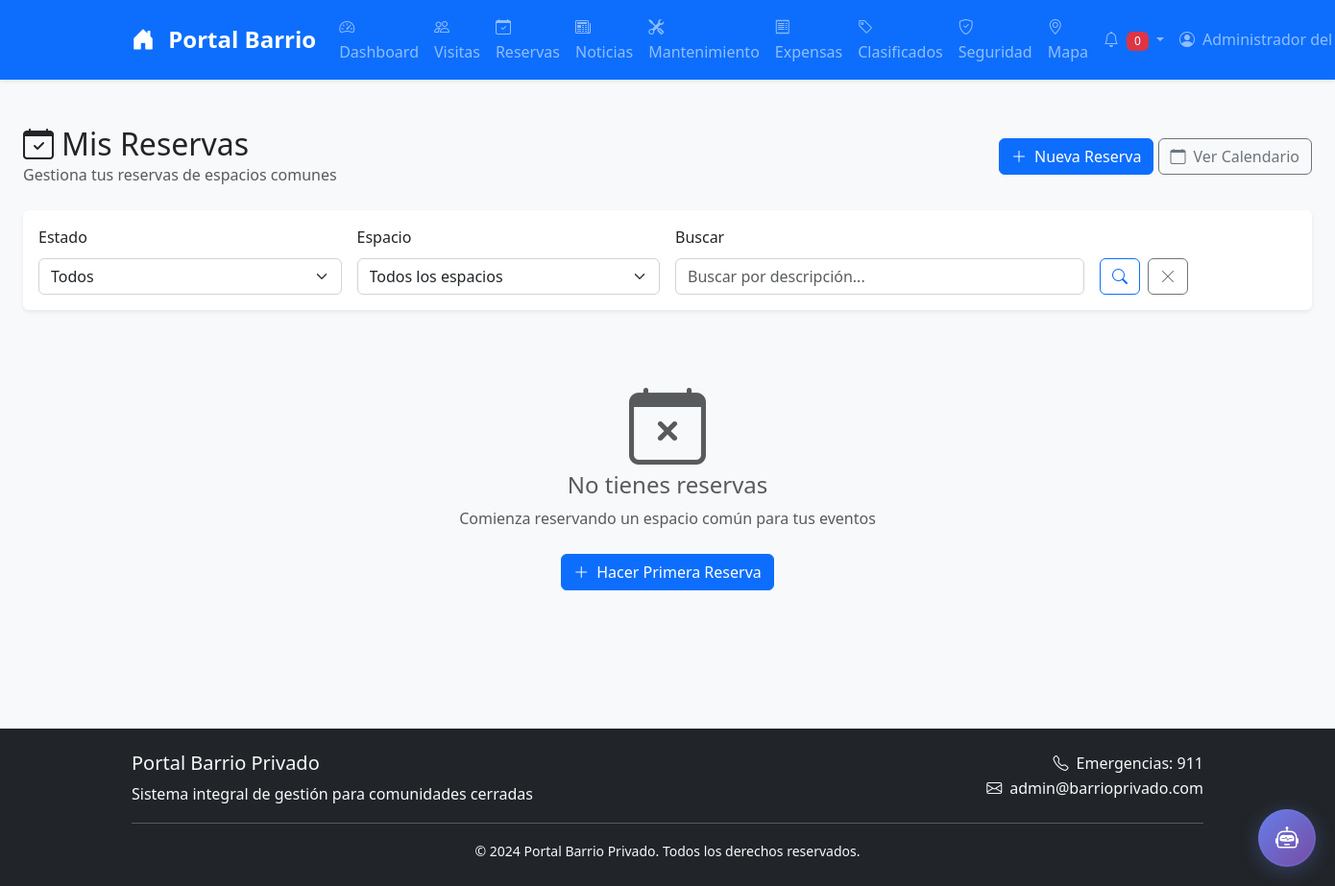
Before: /reservations/ (signed in) with the older database file.
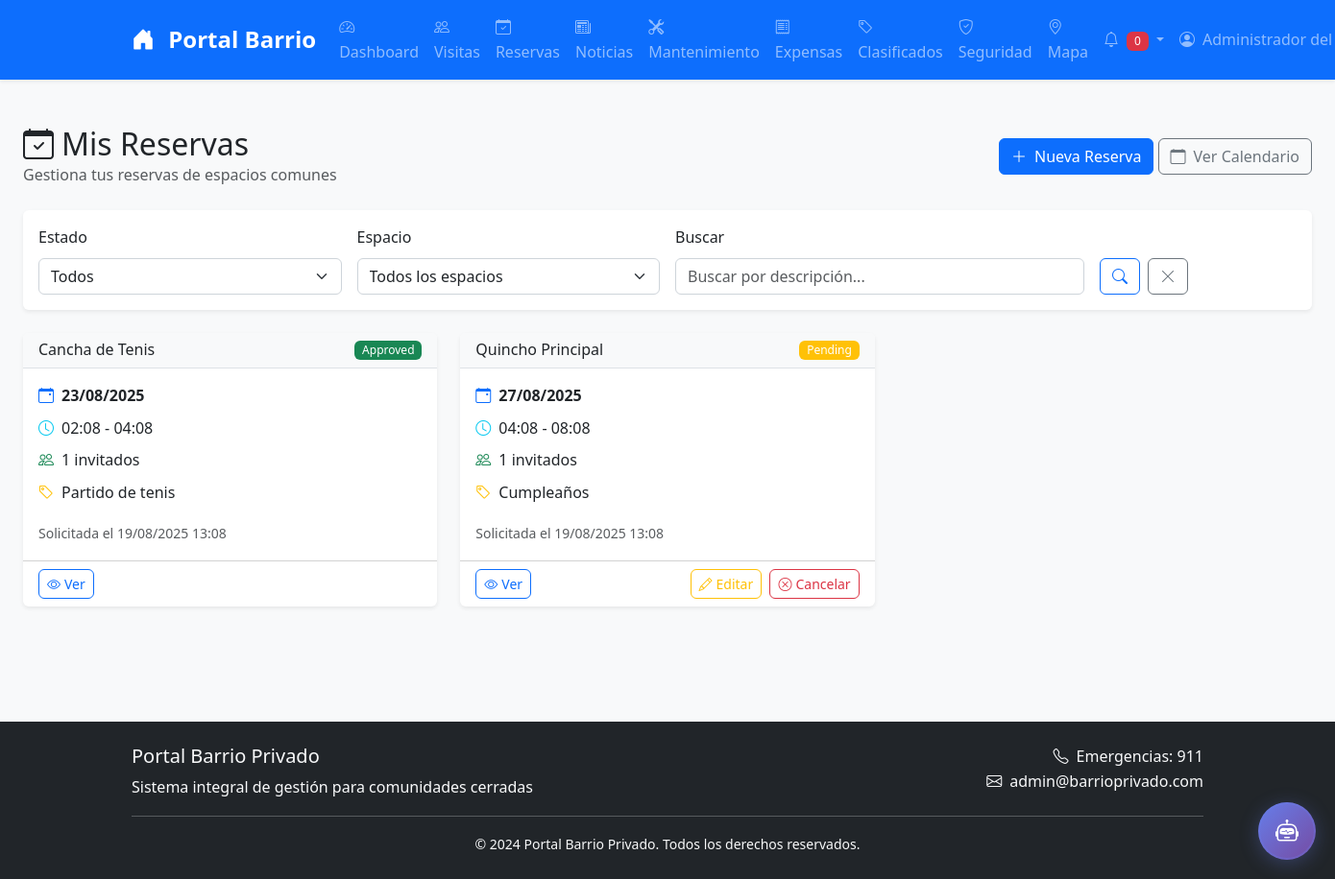
After: the same page with the newer database file.
### models.py (models this page shows, shortened)
class Reservation(db.Model):
    __tablename__ = 'reservations'
    id = db.Column(db.Integer, primary_key=True)
    user_id = db.Column(db.Integer, db.ForeignKey('users.id'), nullable=False)
    space_type = db.Column(db.String(50), nullable=False)
    space_name = db.Column(db.String(100), nullable=False)
    start_time = db.Column(db.DateTime, nullable=False)
    end_time = db.Column(db.DateTime, nullable=False)
    guests_count = db.Column(db.Integer, default=1)
    event_type = db.Column(db.String(100))
    description = db.Column(db.Text)
    status = db.Column(db.String(20), default='pending')  # pending, approved, rejected, cancelled, completed
    admin_notes = db.Column(db.Text)
    approved_by = db.Column(db.Integer, db.ForeignKey('users.id'))
    approved_at = db.Column(db.DateTime)
    created_at = db.Column(db.DateTime, default=datetime.utcnow)
    updated_at = db.Column(db.DateTime, default=datetime.utcnow, onupdate=datetime.utcnow)
    approver = db.relationship('User', foreign_keys=[approved_by])

### routes/reservations.py (the view)
@bp.route('/')
@login_required
def index():
    page = request.args.get('page', 1, type=int)
    if current_user.role == 'admin':
        reservations = Reservation.query.order_by(Reservation.created_at.desc()).paginate(
            page=page, per_page=20, error_out=False)
    else:
        reservations = Reservation.query.filter_by(user_id=current_user.id).order_by(Reservation.created_at.desc()).paginate(
            page=page, per_page=20, error_out=False)
    return render_template('reservations/index.html',
                         reservations=reservations,
                         current_datetime=datetime.utcnow())

### performance_integration.py (called while the page is built)
    def setup_middleware(self):
        @self.app.before_request
        def before_request():
            request.start_time = datetime.now()
            logger.info(f"📥 {request.method} {request.path} - {request.remote_addr}")
        @self.app.after_request
        def after_request(response):
            if hasattr(request, 'start_time'):
                duration = (datetime.now() - request.start_time).total_seconds()
                response.headers['X-Response-Time'] = str(duration)
                if duration > 1.0:  # Más de 1 segundo
                    logger.warning(f"⚠️ Request lento: {request.path} ({duration:.2f}s)")
                else:
                    logger.info(f"📤 {request.method} {request.path} - {response.status_code} ({duration:.3f}s)")
            return response

### security.py (called while the page is built)
    def before_request(self):
        logger.info(f"{request.method} {request.path} - {request.remote_addr}")
        if request.path.startswith('/api/'):
            self.check_rate_limit()

### templates/reservations/index.html (shortened to what the changed rows need)
{% extends "base.html" %}
{% block content %}
<div class="container-fluid py-4">
    <div class="d-flex justify-content-between align-items-center mb-4">
        <div>
            <h2 class="mb-0">
                <i class="bi bi-calendar-check me-2"></i>Mis Reservas
            </h2>
        </div>
    </div>
    {% if reservations.items %}
        <div class="row">
            {% for reservation in reservations.items %}
            <div class="col-lg-6 col-xl-4 mb-4">
                <div class="card h-100">
                    <div class="card-header d-flex justify-content-between align-items-center">
                        <h6 class="mb-0">{{ reservation.space_name or reservation.space_type.title() }}</h6>
                        <span class="badge bg-{% if reservation.status == 'approved' %}success{% elif reservation.status == 'pending' %}warning{% elif reservation.status == 'rejected' %}danger{% else %}secondary{% endif %}">
                            {{ reservation.status.title() }}
                        </span>
                    </div>
                    <div class="card-body">
                        <div class="mb-3">
                            <div class="d-flex align-items-center mb-2">
                                <i class="bi bi-calendar-event me-2 text-primary"></i>
                                <strong>{{ reservation.start_time.strftime('%d/%m/%Y') }}</strong>
                            </div>
                            <div class="d-flex align-items-center mb-2">
                                <i class="bi bi-clock me-2 text-info"></i>
                                {{ reservation.start_time.strftime('%H:%M') }} - {{ reservation.end_time.strftime('%H:%M') }}
                            </div>
                            {% if reservation.guests_count %}
                            <div class="d-flex align-items-center mb-2">
                                <i class="bi bi-people me-2 text-success"></i>
                                {{ reservation.guests_count }} invitados
                            </div>
                            {% endif %}
                            {% if reservation.event_type %}
                            <div class="d-flex align-items-center mb-2">
                                <i class="bi bi-tag me-2 text-warning"></i>
                                {{ reservation.event_type }}
                            </div>
                            {% endif %}
                        </div>
                        <small class="text-muted">
                            Solicitada el {{ reservation.created_at.strftime('%d/%m/%Y %H:%M') }}
                        </small>
                    </div>
                    <div class="card-footer bg-transparent">
                        <div class="d-flex justify-content-between">
                            <a href="{{ url_for('reservations.show', reservation_id=reservation.id) }}"
                               class="btn btn-sm btn-outline-primary">
                                <i class="bi bi-eye me-1"></i>Ver
                            </a>
                            {% if reservation.status == 'pending' %}
                            <div>
                                <a href="{{ url_for('reservations.edit', reservation_id=reservation.id) }}"
                                   class="btn btn-sm btn-outline-warning me-1">
                                    <i class="bi bi-pencil me-1"></i>Editar
                                </a>
                                <a href="{{ url_for('reservations.cancel', reservation_id=reservation.id) }}"
                                   class="btn btn-sm btn-outline-danger"
                                   onclick="return confirm('¿Estás seguro de que quieres cancelar esta reserva?')">
                                    <i class="bi bi-x-circle me-1"></i>Cancelar
                                </a>
                            </div>
                            {% elif reservation.status == 'approved' and reservation.start_time > current_datetime %}
                            <a href="{{ url_for('reservations.cancel', reservation_id=reservation.id) }}"
                               class="btn btn-sm btn-outline-danger"
                               onclick="return confirm('¿Estás seguro de que quieres cancelar esta reserva aprobada?')">
                                <i class="bi bi-x-circle me-1"></i>Cancelar
                            </a>
                            {% endif %}
                        </div>
                    </div>
                </div>
            </div>
            {% endfor %}
        </div>
    {% else %}
        <div class="text-center py-5">
            <i class="bi bi-calendar-x display-1 text-muted mb-3"></i>
            <h4 class="text-muted">No tienes reservas</h4>
            <p class="text-muted mb-4">Comienza reservando un espacio común para tus eventos</p>
            <a href="{{ url_for('reservations.new') }}" class="btn btn-primary">
                <i class="bi bi-plus-lg me-2"></i>Hacer Primera Reserva
            </a>
        </div>
    {% endif %}
</div>
{% endblock %}

Changed rows visible on the page:
added Reservation: space_name "Cancha de Tenis", status "Approved", start_time "23/08/2025", start_time "02:08", end_time "04:08", guests_count "1", event_type "Partido de tenis", created_at "19/08/2025 13:08"
added Reservation: space_name "Quincho Principal", status "Pending", start_time "27/08/2025", start_time "04:08", end_time "08:08", guests_count "1", event_type "Cumpleaños", created_at "19/08/2025 13:08"
Other visible differences:
text no longer shown: "No tienes reservas Comienza reservando un espacio común para tus eventos Hacer Primera Reserva"
